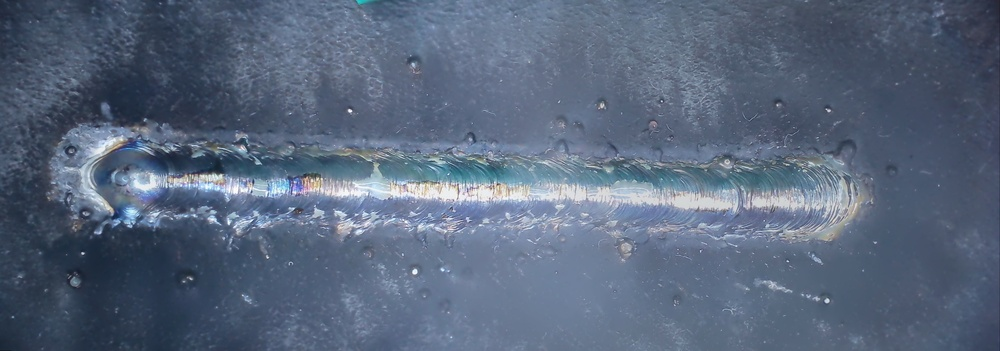
#> input picture TRL6/src/eldetektalas_2024/kepek/panorama.jpg, 1000 x 351 px, shrunk from 6020 x 2113 before the run, found by its file name
$ jupyter execute --allow-errors eltavolsag-checkpoint.ipynb
#> lines starting #> are read from the running program, lines starting #| are printed output that depends on the picture
[cell 1]
import cv2
import numpy as np
from scipy import ndimage
from matplotlib import pyplot as plt

# Kép betöltése
img = cv2.imread('c:/users/hj/downloads/eszes2/1/panorama.jpg', cv2.IMREAD_GRAYSCALE)
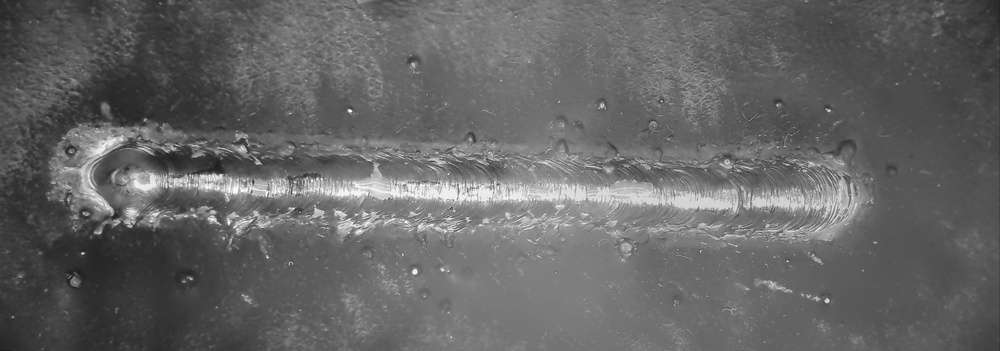
#> img: shape (351, 1000); min 27, max 255, mean 101.1

# Zajcsökkentés Gauss-szűrővel
img = cv2.GaussianBlur(img, (3, 3), 0)

# Roberts operátor maszkok
roberts_cross_v = np.array([[1, 0], [0, -1]])
roberts_cross_h = np.array([[0, 1], [-1, 0]])

# Konvolúció a Roberts maszkokkal
edges_x = ndimage.convolve(img, roberts_cross_v)
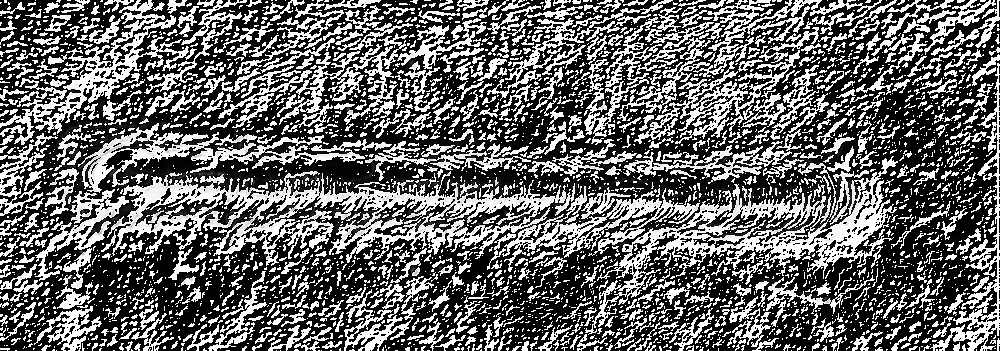
#> edges_x: shape (351, 1000); min 0, max 255, mean 101.7
edges_y = ndimage.convolve(img, roberts_cross_h)
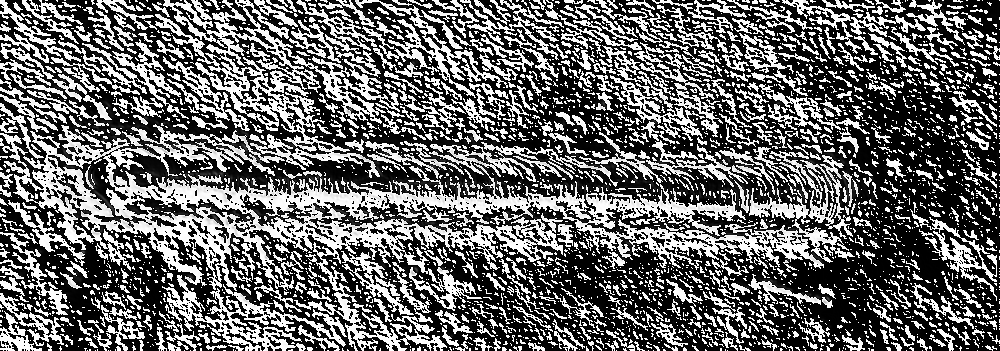
#> edges_y: shape (351, 1000); min 0, max 255, mean 103.2

# Élek kombinálása
edges = np.sqrt(np.square(edges_x) + np.square(edges_y))
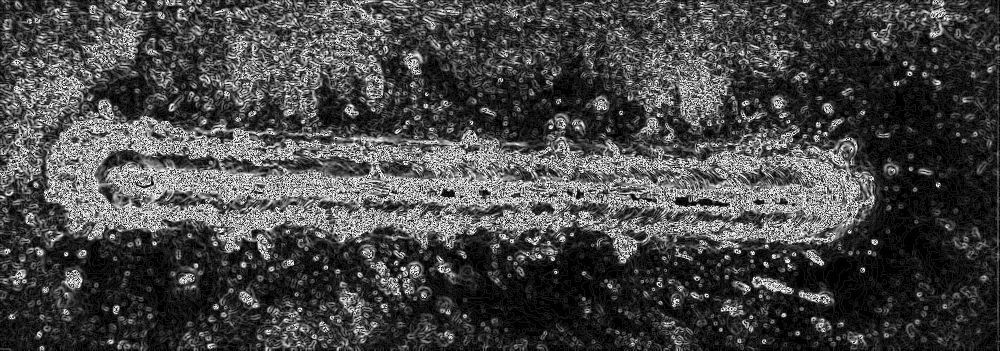
#> edges: shape (351, 1000) float16; min 0, max 15.91, mean 4.4; drawn with min black and max white

# Eredmény megjelenítése
plt.subplot(1, 2, 1), plt.imshow(img, cmap='gray')
plt.title('Eredeti kép'), plt.xticks([]), plt.yticks([])
plt.subplot(1, 2, 2), plt.imshow(edges, cmap='gray')
plt.title('Roberts élek'), plt.xticks([]), plt.yticks([])
plt.show()

[cell 2]
import numpy as np
import cv2
from matplotlib import pyplot as plt

# Betöltünk egy képet
image = cv2.imread('c:/users/hj/downloads/eszes2/1/panorama.jpg', cv2.IMREAD_GRAYSCALE)

# Definiáljuk a Roberts operátor kerneljeit
Gx = np.array([[1, 0], [0, -1]])
Gy = np.array([[0, 1], [-1, 0]])

# Alkalmazzuk a kerneljeit a szürkeárnyalatos képre
edge_x = cv2.filter2D(image, -1, Gx)
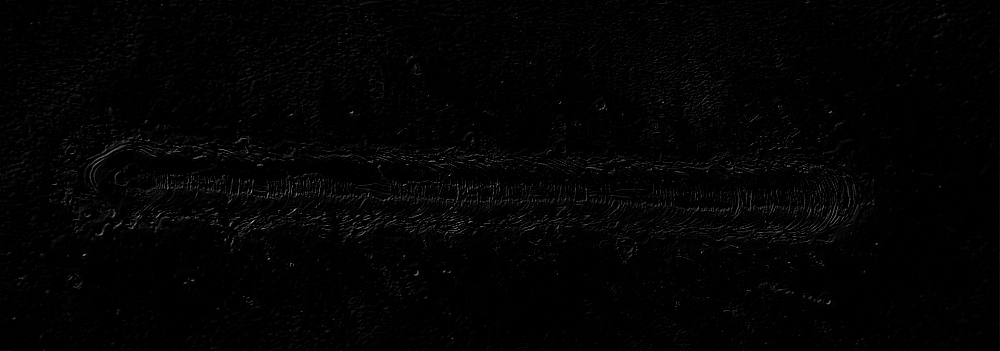
#> edge_x: shape (351, 1000); min 0, max 167, mean 3
edge_y = cv2.filter2D(image, -1, Gy)

# Számoljuk ki a gradiens nagyságát
edge_magnitude = np.sqrt(np.square(edge_x) + np.square(edge_y))
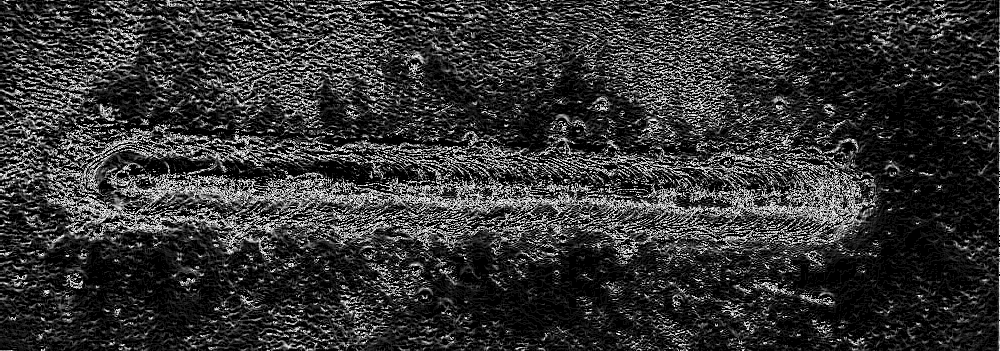
#> edge_magnitude: shape (351, 1000) float16; min 0, max 15.91, mean 3.22; drawn with min black and max white

# Normalizáljuk a nagyságot a [0, 255] tartományra
edge_magnitude = (edge_magnitude / np.max(edge_magnitude)) * 255

# Konvertáljuk a nagyságot unsigned 8-bit típusra
edge_magnitude = edge_magnitude.astype(np.uint8)

# Megjelenítjük az eredeti és az éldetektált képet
plt.figure(figsize=(10, 5))
plt.subplot(1, 2, 1)
plt.imshow(image, cmap='gray')
plt.title('Eredeti kép')
plt.axis('off')

plt.subplot(1, 2, 2)
plt.imshow(edge_magnitude, cmap='gray')
plt.title('Éldetektált kép')
plt.axis('off')

plt.show()

$ run again, with TRL6/src/eldetektalas_2024/kepek/image_4.jpg copied over TRL6/src/eldetektalas_2024/kepek/panorama.jpg
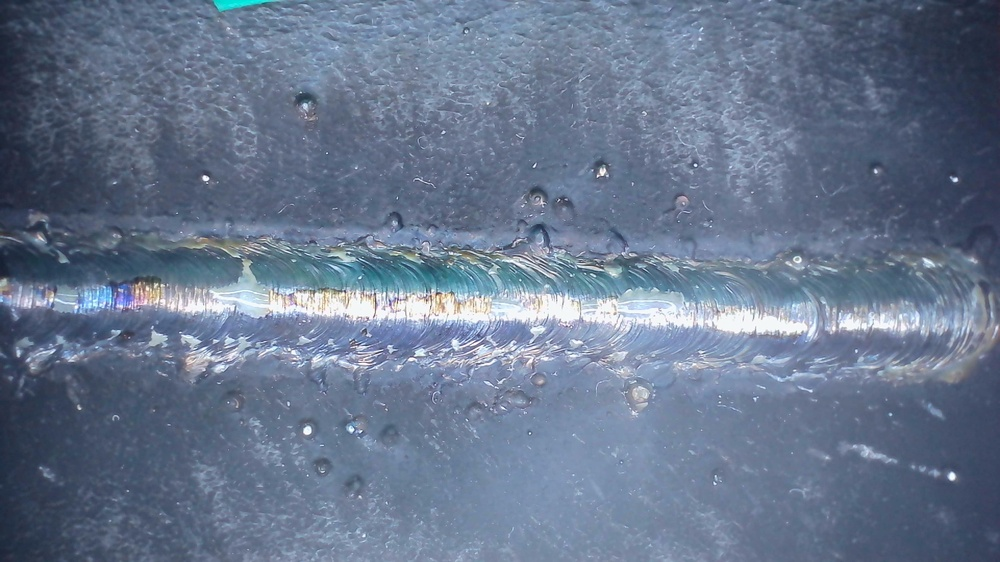
#> input picture TRL6/src/eldetektalas_2024/kepek/image_4.jpg, 1000 x 562 px, shrunk from 3840 x 2160 before the run, found by its file name
#> `edge_x = cv2.filter2D(image, -1, Gx)`:
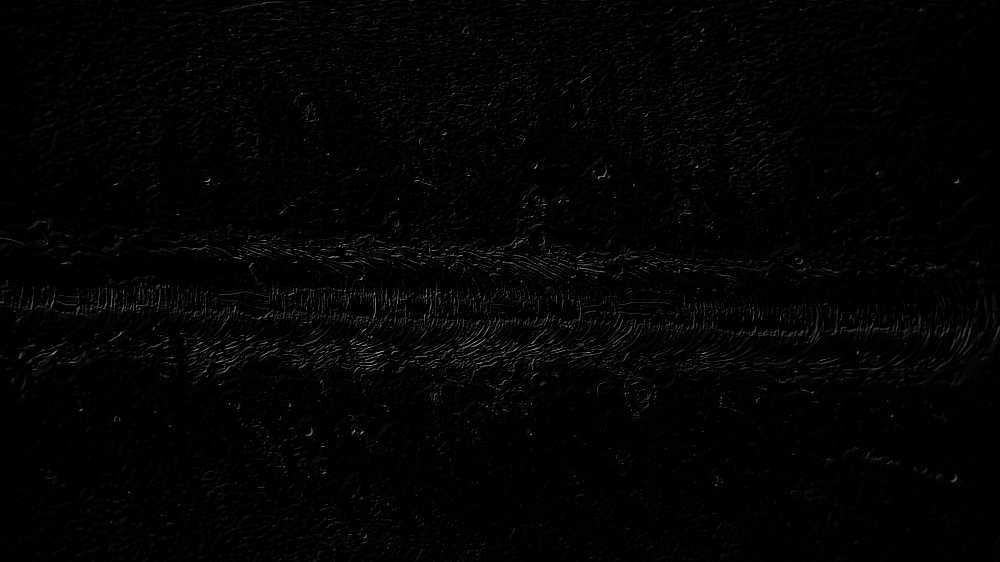
#> edge_x: shape (562, 1000); min 0, max 183, mean 3.5
#> `edge_magnitude = np.sqrt(np.square(edge_x) + np.square(edge_y))`:
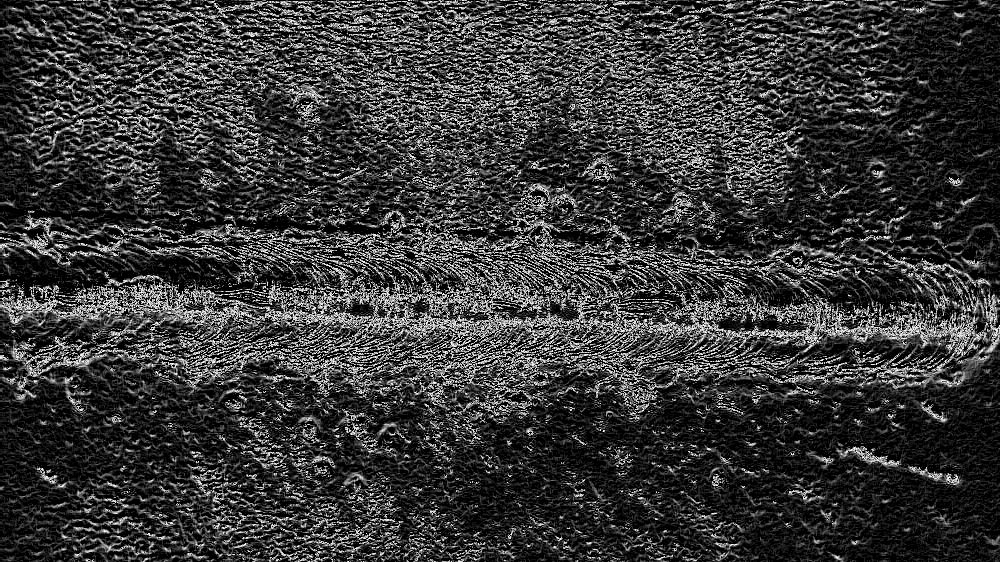
#> edge_magnitude: shape (562, 1000) float16; min 0, max 15.91, mean 3.52; drawn with min black and max white
